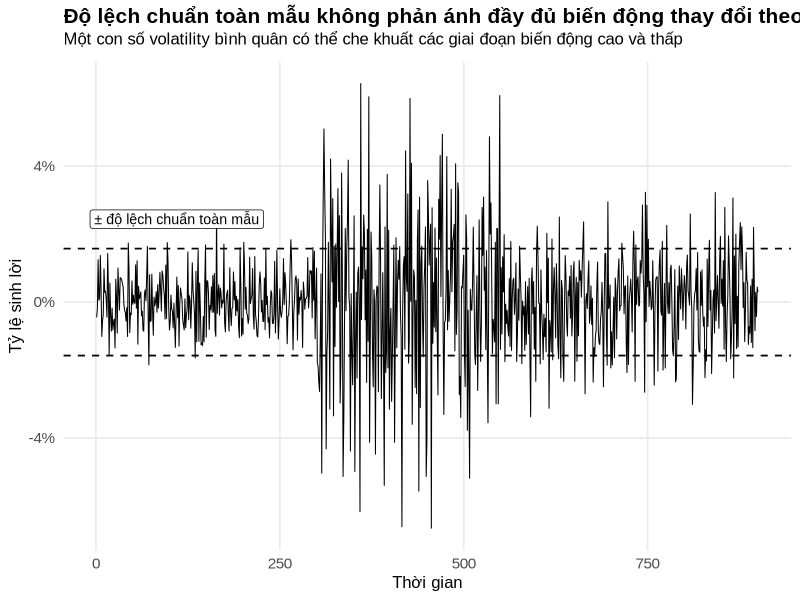
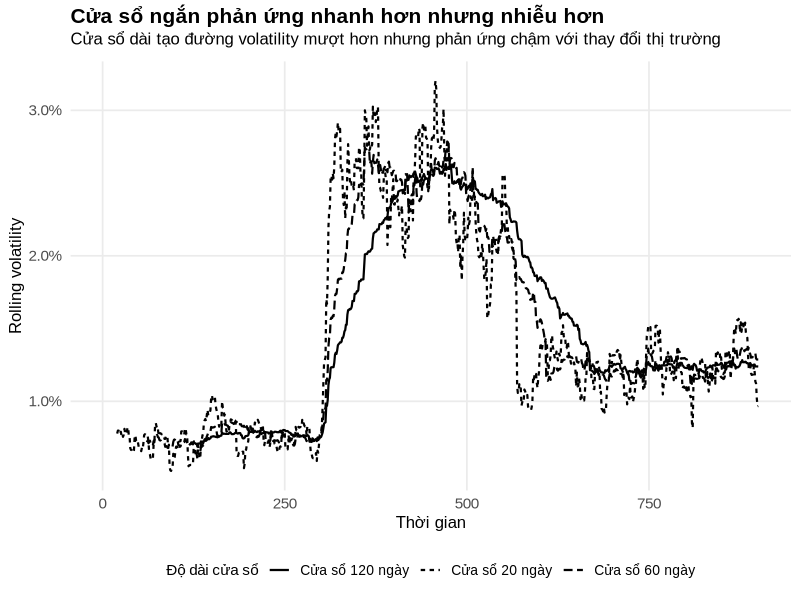
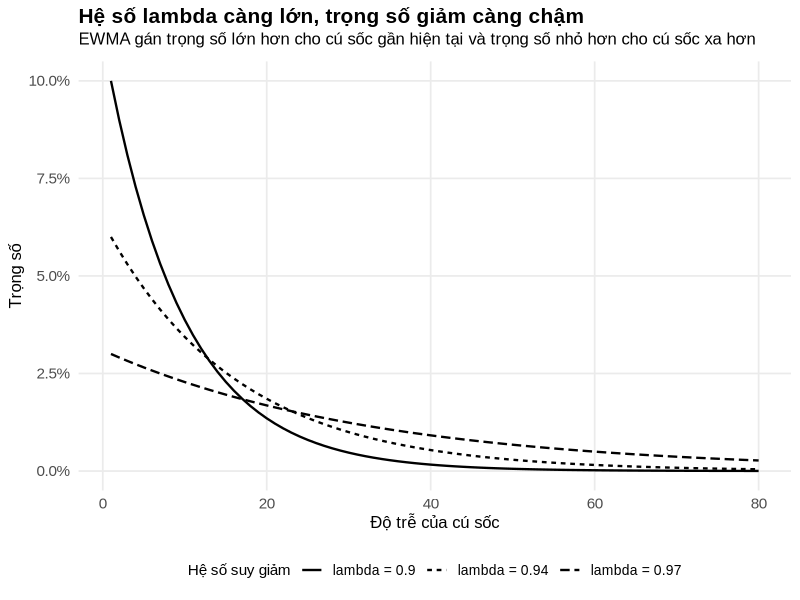
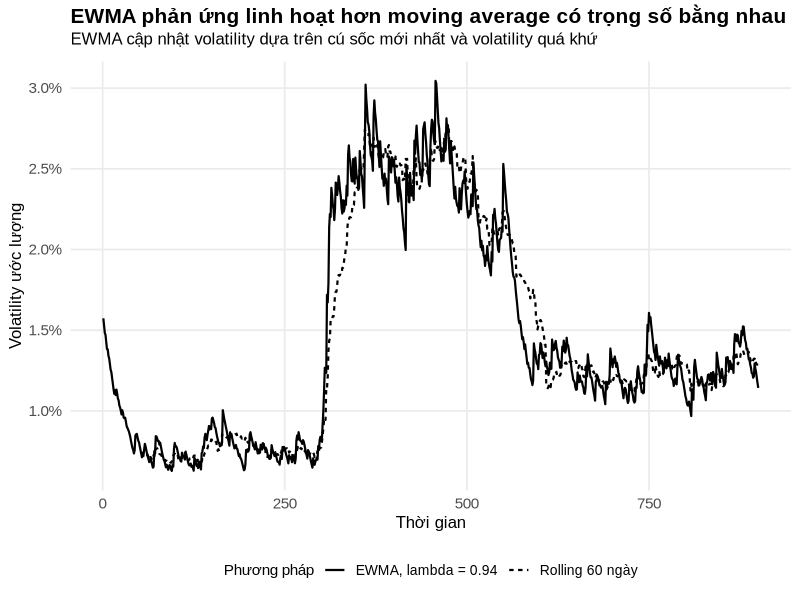

Here is the R script that generated these plots, in order:
## ---- chunk 1
#| label: setup-ch02
#| include: false

library(ggplot2)
library(dplyr)
library(tidyr)
library(zoo)
library(knitr)
library(scales)

base_family <- "Arial"
base_size <- 13

theme_book <- function() {
  theme_minimal(base_family = base_family, base_size = base_size) +
    theme(
      plot.title = element_text(face = "bold", size = 15, margin = margin(b = 4)),
      plot.subtitle = element_text(size = 12, margin = margin(b = 10)),
      axis.title = element_text(size = 12),
      axis.text = element_text(size = 11),
      legend.position = "bottom",
      legend.title = element_text(size = 11),
      legend.text = element_text(size = 10),
      panel.grid.minor = element_blank()
    )
}
## ---- chunk 2
#| label: fig-return-volatility-simple
#| fig-cap: "Tỷ lệ sinh lời mô phỏng với các giai đoạn biến động khác nhau"
#| fig-width: 8
#| fig-height: 4.8
#| warning: false
#| message: false

set.seed(123)

n <- 900
sigma_t <- c(
  rep(0.008, 300),
  rep(0.025, 250),
  rep(0.012, 350)
)

r <- rnorm(n, mean = 0, sd = sigma_t)

df_return <- tibble(
  time = 1:n,
  return = r,
  regime = case_when(
    time <= 300 ~ "Biến động thấp",
    time <= 550 ~ "Biến động cao",
    TRUE ~ "Biến động trung bình"
  )
)

sample_sd <- sd(df_return$return)

ggplot(df_return, aes(x = time, y = return)) +
  geom_line(linewidth = 0.35) +
  geom_hline(
    yintercept = c(-sample_sd, sample_sd),
    linetype = "dashed",
    linewidth = 0.6
  ) +
  annotate(
    "label",
    x = 110,
    y = sample_sd * 1.55,
    label = "± độ lệch chuẩn toàn mẫu",
    family = base_family,
    size = 3.6,
    label.size = 0.25
  ) +
  scale_y_continuous(labels = percent_format(accuracy = 1)) +
  labs(
    title = "Độ lệch chuẩn toàn mẫu không phản ánh đầy đủ biến động thay đổi theo thời gian",
    subtitle = "Một con số volatility bình quân có thể che khuất các giai đoạn biến động cao và thấp",
    x = "Thời gian",
    y = "Tỷ lệ sinh lời"
  ) +
  theme_book()
## ---- chunk 3
#| label: fig-rolling-window-volatility
#| fig-cap: "Rolling volatility với các độ dài cửa sổ khác nhau"
#| fig-width: 8
#| fig-height: 4.8
#| warning: false
#| message: false

df_roll <- df_return |>
  mutate(
    roll_20 = rollapply(return, width = 20, FUN = sd, fill = NA, align = "right"),
    roll_60 = rollapply(return, width = 60, FUN = sd, fill = NA, align = "right"),
    roll_120 = rollapply(return, width = 120, FUN = sd, fill = NA, align = "right")
  ) |>
  select(time, roll_20, roll_60, roll_120) |>
  pivot_longer(
    cols = starts_with("roll_"),
    names_to = "window",
    values_to = "volatility"
  ) |>
  mutate(
    window = recode(
      window,
      roll_20 = "Cửa sổ 20 ngày",
      roll_60 = "Cửa sổ 60 ngày",
      roll_120 = "Cửa sổ 120 ngày"
    )
  )

ggplot(df_roll, aes(x = time, y = volatility, linetype = window)) +
  geom_line(linewidth = 0.75, na.rm = TRUE) +
  scale_y_continuous(labels = percent_format(accuracy = 0.5)) +
  labs(
    title = "Cửa sổ ngắn phản ứng nhanh hơn nhưng nhiễu hơn",
    subtitle = "Cửa sổ dài tạo đường volatility mượt hơn nhưng phản ứng chậm với thay đổi thị trường",
    x = "Thời gian",
    y = "Rolling volatility",
    linetype = "Độ dài cửa sổ"
  ) +
  theme_book()
## ---- chunk 4
#| label: fig-ewma-weights
#| fig-cap: "Trọng số EWMA giảm dần theo thời gian"
#| fig-width: 8
#| fig-height: 4.8
#| warning: false
#| message: false

lambda_values <- c(0.90, 0.94, 0.97)
lag_max <- 80

df_weights <- expand.grid(
  lag = 1:lag_max,
  lambda = lambda_values
) |>
  as_tibble() |>
  mutate(
    weight = (1 - lambda) * lambda^(lag - 1),
    lambda_label = paste0("lambda = ", lambda)
  )

ggplot(df_weights, aes(x = lag, y = weight, linetype = lambda_label)) +
  geom_line(linewidth = 0.8) +
  scale_y_continuous(labels = percent_format(accuracy = 0.1)) +
  labs(
    title = "Hệ số lambda càng lớn, trọng số giảm càng chậm",
    subtitle = "EWMA gán trọng số lớn hơn cho cú sốc gần hiện tại và trọng số nhỏ hơn cho cú sốc xa hơn",
    x = "Độ trễ của cú sốc",
    y = "Trọng số",
    linetype = "Hệ số suy giảm"
  ) +
  theme_book()
## ---- chunk 5
#| label: fig-ewma-vs-rolling
#| fig-cap: "So sánh rolling volatility và EWMA volatility"
#| fig-width: 8
#| fig-height: 4.8
#| warning: false
#| message: false

ewma_vol <- function(x, lambda = 0.94) {
  n <- length(x)
  sigma2 <- rep(NA_real_, n)
  sigma2[1] <- var(x, na.rm = TRUE)
  for (i in 2:n) {
    sigma2[i] <- lambda * sigma2[i - 1] + (1 - lambda) * x[i - 1]^2
  }
  sqrt(sigma2)
}

df_compare_vol <- df_return |>
  mutate(
    rolling_60 = rollapply(return, width = 60, FUN = sd, fill = NA, align = "right"),
    ewma_094 = ewma_vol(return, lambda = 0.94)
  ) |>
  select(time, rolling_60, ewma_094) |>
  pivot_longer(
    cols = c(rolling_60, ewma_094),
    names_to = "method",
    values_to = "volatility"
  ) |>
  mutate(
    method = recode(
      method,
      rolling_60 = "Rolling 60 ngày",
      ewma_094 = "EWMA, lambda = 0.94"
    )
  )

ggplot(df_compare_vol, aes(x = time, y = volatility, linetype = method)) +
  geom_line(linewidth = 0.75, na.rm = TRUE) +
  scale_y_continuous(labels = percent_format(accuracy = 0.5)) +
  labs(
    title = "EWMA phản ứng linh hoạt hơn moving average có trọng số bằng nhau",
    subtitle = "EWMA cập nhật volatility dựa trên cú sốc mới nhất và volatility quá khứ",
    x = "Thời gian",
    y = "Volatility ước lượng",
    linetype = "Phương pháp"
  ) +
  theme_book()
